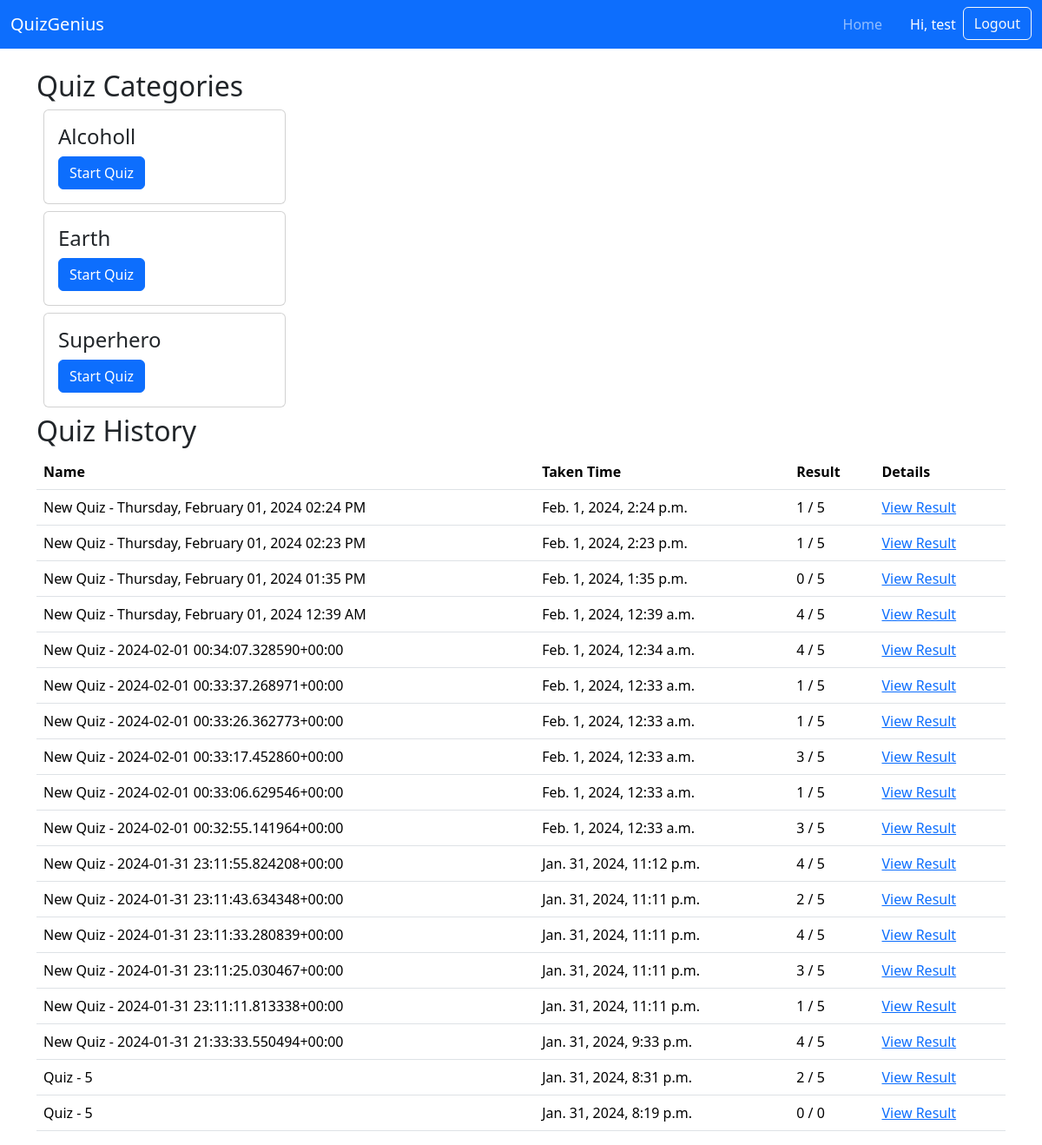
The page / (signed in) on the database its author committed.
### apps/accounts/models.py (models this page shows)
class CustomUser(AbstractUser):
    age = models.PositiveIntegerField(null=True, blank=True)
    email = models.EmailField()
    firstname = models.CharField(null=True, max_length=255)
    lastname = models.CharField(null=True, max_length=255)
    is_active = models.BooleanField(default=True)
    is_staff = models.BooleanField(default=False)
    phone = models.CharField(null=True, max_length=20)

### apps/quiz/models.py (models this page shows, shortened)
class Category(models.Model):
    name = models.CharField(max_length=255)
    is_active = models.BooleanField(default=True)

class Quiz(models.Model):
    user = models.ForeignKey("accounts.CustomUser", on_delete=models.CASCADE)
    category = models.ForeignKey(Category, on_delete=models.CASCADE)
    name = models.CharField(max_length=255)
    time_start = models.DateTimeField()
    time_end = models.DateTimeField(null=True)
    def calculate_correct_answers(self):
        quiz_questions = QuizQuestion.objects.filter(quiz=self)
        correct_answers = 0
        for quiz_question in quiz_questions:
            correct_choice = Choice.objects.filter(question=quiz_question.question, is_correct=True).first()
            if correct_choice and correct_choice == quiz_question.user_choice:
                correct_answers += 1
        return correct_answers

### apps/quiz/views.py (the view)
# urls.py: path("", CategoryListView.as_view(), name="home"),
class CategoryListView(LoginRequiredMixin, ListView):
    model = Category
    template_name = "quiz/home.html"
    context_object_name = 'category_list'
    def get_context_data(self, **kwargs):
        context = super().get_context_data(**kwargs)
        quizzes = Quiz.objects.filter(user=self.request.user).order_by('-time_end')
        quizzes = quizzes.prefetch_related(
            Prefetch('quizquestion_set', queryset=QuizQuestion.objects.select_related('question', 'user_choice')),
            'quizquestion_set__question__choice_set'
        )
        for quiz in quizzes:
            quiz.correct_answers = quiz.calculate_correct_answers()
        context['quizzes'] = quizzes
        return context

### templates/quiz/home.html
{% extends "base.html" %}
{% block content %}
{% if user.is_authenticated and user.is_active %}
    <h2>Quiz Categories</h2>
    {% for category in category_list %}
        {% if category.is_active %}
            <div class="card m-2 w-25">
                <div class="card-body">
                    <h4 class="card-title">{{ category.name }}</h4>
                    <a href="{% url 'quiz_new' category.id %}" class="btn btn-primary">Start Quiz</a>
                </div>
            </div>
        {% endif %}
    {% endfor %}
    <h2>Quiz History</h2>
    <table class="table">
        <thead>
            <tr>
                <th>Name</th>
                <th>Taken Time</th>
                <th>Result</th>
                <th>Details</th>
            </tr>
        </thead>
        <tbody>
            {% for quiz in quizzes %}
                <tr>
                    <td>{{ quiz.name }}</td>
                    <td>{{ quiz.time_end }}</td>
                    <td>{{ quiz.correct_answers }} / {{ quiz.quizquestion_set.count }}</td>
                    <td><a href="{% url 'quiz_result' quiz.id %}">View Result</a></td>
                </tr>
            {% endfor %}
        </tbody>
    </table>
{% endif %}
{% endblock %}

### templates/base.html (shortened to what this page needs)
<!DOCTYPE html>
{% load static %}
<html lang="en">
<head>
    <link rel="stylesheet" href="{% static 'css/bootstrap.min.css' %}">
</head>
<body>
    <nav class="navbar navbar-expand-lg navbar-dark bg-primary">
        <div class="container-fluid">
            <a class="navbar-brand" href="{% url 'home' %}">QuizGenius</a>
            <div class="collapse navbar-collapse" id="navbarNav">
                <div class="navbar-nav ms-auto">
                    {% if user.is_authenticated and not user.is_staff %}
                        <a class="nav-link" href="{% url 'home' %}">Home</a>
                    {% endif %}
                </div>
                <div class="navbar-nav">
                    {% if user.is_authenticated %}
                        <div class="navbar-nav ms-3">
                            <span class="nav-link text-white">Hi, {{ user.username }}</span>
                            <form action="{% url 'logout' %}" method="post">
                                <button type="submit" class="btn btn-outline-light">Logout</button>
                            </form>
                        </div>
                    {% else %}
                        <div class="text-end">
                            <a class="btn btn-dark" href="{% url 'login' %}">Log In</a>
                            <a class="btn btn-outline-light ms-2" href="{% url 'signup' %}">Sign Up</a>
                        </div>
                    {% endif %}
                </div>
            </div>
        </div>
    </nav>
    <div class="container mt-4">
        {% block content %}{% endblock %}
    </div>
</body>
</html>

### rows shown on the page
CustomUser: username "test"
Category: name "Alcoholl"
Category: name "Earth"
Category: name "Superhero"
Quiz: name "New Quiz - Thursday, February 01, 2024 02:24 PM", time_end "Feb. 1, 2024, 2:24 p.m.", correct_answers "1", quizquestion_set.count "5"
Quiz: name "New Quiz - Thursday, February 01, 2024 02:23 PM", time_end "Feb. 1, 2024, 2:23 p.m.", correct_answers "1", quizquestion_set.count "5"
Quiz: name "New Quiz - Thursday, February 01, 2024 01:35 PM", time_end "Feb. 1, 2024, 1:35 p.m.", correct_answers "0", quizquestion_set.count "5"
Quiz: name "New Quiz - Thursday, February 01, 2024 12:39 AM", time_end "Feb. 1, 2024, 12:39 a.m.", correct_answers "4", quizquestion_set.count "5"
Quiz: name "New Quiz - 2024-02-01 00:34:07.328590+00:00", time_end "Feb. 1, 2024, 12:34 a.m.", correct_answers "4", quizquestion_set.count "5"
Quiz: name "New Quiz - 2024-02-01 00:33:37.268971+00:00", time_end "Feb. 1, 2024, 12:33 a.m.", correct_answers "1", quizquestion_set.count "5"
Quiz: name "New Quiz - 2024-02-01 00:33:26.362773+00:00", time_end "Feb. 1, 2024, 12:33 a.m.", correct_answers "1", quizquestion_set.count "5"
Quiz: name "New Quiz - 2024-02-01 00:33:17.452860+00:00", time_end "Feb. 1, 2024, 12:33 a.m.", correct_answers "3", quizquestion_set.count "5"
Quiz: name "New Quiz - 2024-02-01 00:33:06.629546+00:00", time_end "Feb. 1, 2024, 12:33 a.m.", correct_answers "1", quizquestion_set.count "5"
Quiz: name "New Quiz - 2024-02-01 00:32:55.141964+00:00", time_end "Feb. 1, 2024, 12:33 a.m.", correct_answers "3", quizquestion_set.count "5"
Quiz: name "New Quiz - 2024-01-31 23:11:55.824208+00:00", time_end "Jan. 31, 2024, 11:12 p.m.", correct_answers "4", quizquestion_set.count "5"
Quiz: name "New Quiz - 2024-01-31 23:11:43.634348+00:00", time_end "Jan. 31, 2024, 11:11 p.m.", correct_answers "2", quizquestion_set.count "5"
Quiz: name "New Quiz - 2024-01-31 23:11:33.280839+00:00", time_end "Jan. 31, 2024, 11:11 p.m.", correct_answers "4", quizquestion_set.count "5"
Quiz: name "New Quiz - 2024-01-31 23:11:25.030467+00:00", time_end "Jan. 31, 2024, 11:11 p.m.", correct_answers "3", quizquestion_set.count "5"
Quiz: name "New Quiz - 2024-01-31 23:11:11.813338+00:00", time_end "Jan. 31, 2024, 11:11 p.m.", correct_answers "1", quizquestion_set.count "5"
Quiz: name "New Quiz - 2024-01-31 21:33:33.550494+00:00", time_end "Jan. 31, 2024, 9:33 p.m.", correct_answers "4", quizquestion_set.count "5"
Quiz: name "Quiz - 5", time_end "Jan. 31, 2024, 8:31 p.m.", correct_answers "2", quizquestion_set.count "5"
Quiz: name "Quiz - 5", time_end "Jan. 31, 2024, 8:19 p.m.", correct_answers "0", quizquestion_set.count "0"
